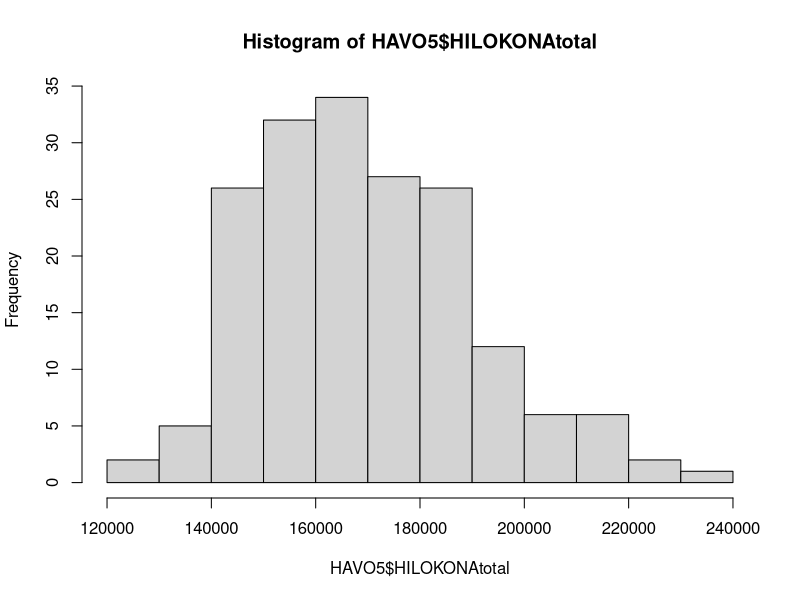
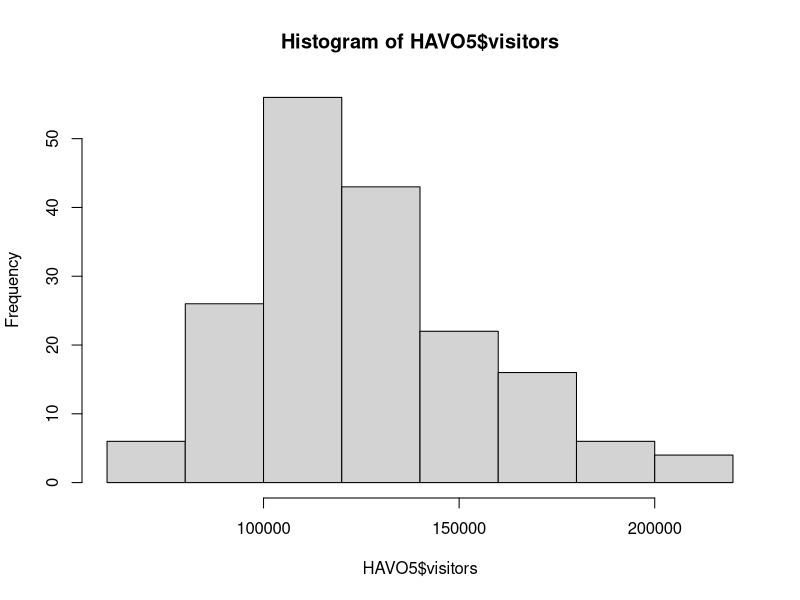
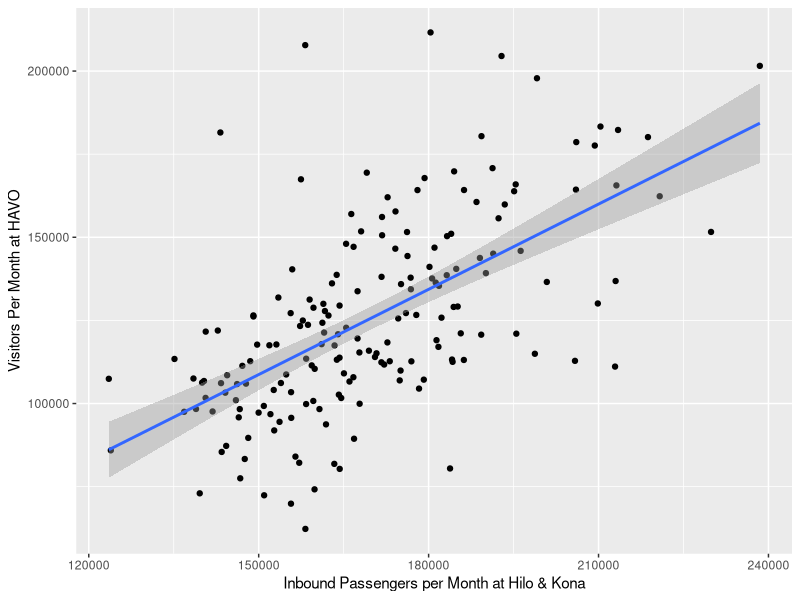

Recreate these plots in R, in order.
## ---- chunk 1
HAVO1 <- read.csv("VisitationbyMonth3.csv")
## ---- chunk 2
head(HAVO1)
## ---- chunk 3
library(tidyverse)

HAVO2 <-  HAVO1 %>%
  gather(year, visitors, contains("X"))

head(HAVO2)
## ---- chunk 4
write.csv(HAVO2,file = "HAVO4.csv")
## ---- chunk 5
HAVO5 <- read.csv("HAVO5.csv")
## ---- chunk 6
hist(HAVO5$HILOKONAtotal)
## ---- chunk 7
hist(HAVO5$visitors)
## ---- chunk 8
library(ggplot2)


p <- ggplot(HAVO5, aes(x=HAVO5$HILOKONAtotal, y=HAVO5$visitors)) + geom_point() + geom_smooth(method = lm)

p + labs(x = "Inbound Passengers per Month at Hilo & Kona", y = "Visitors Per Month at HAVO")
## ---- chunk 9
cor(HAVO5$visitors,HAVO5$HILOKONAtotal)
## ---- chunk 10
fit1<-lm(HAVO5$visitors~HAVO5$HILOKONAtotal)

summary(fit1)
